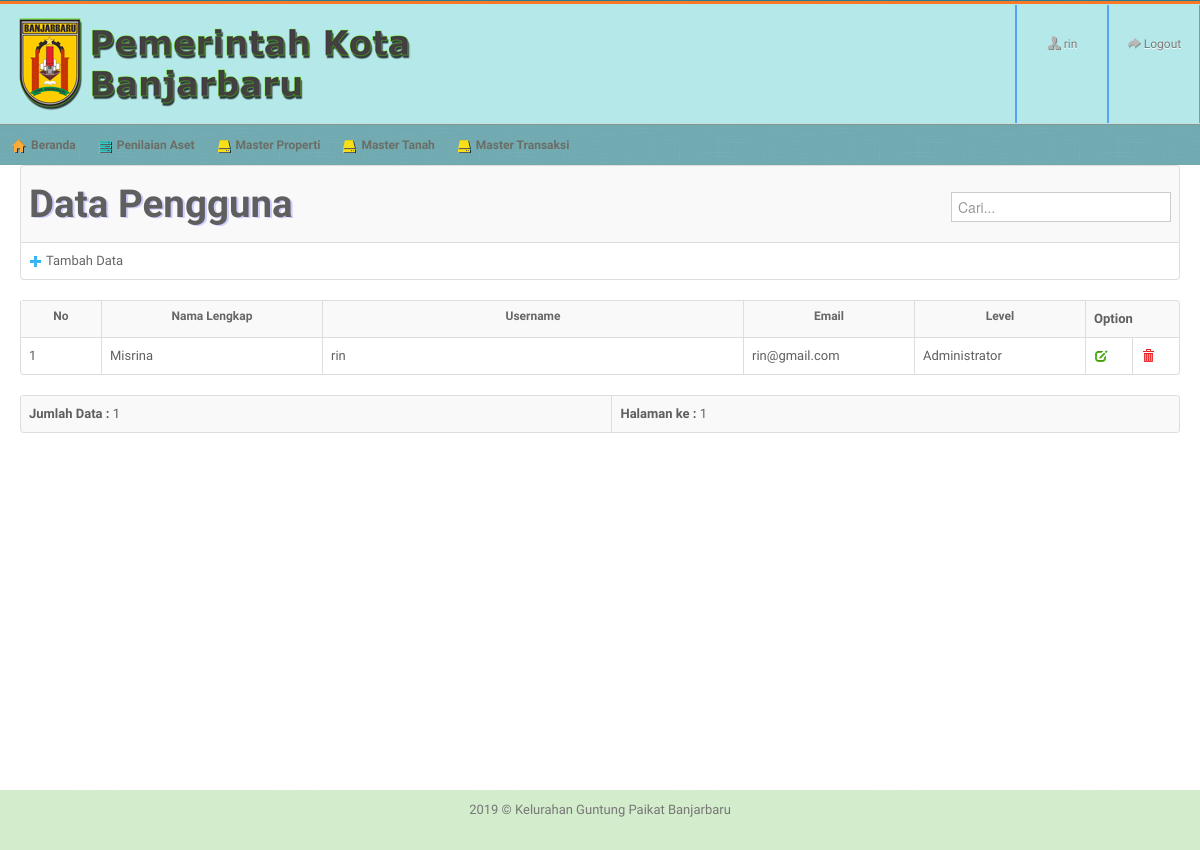
The page /?page=Pengguna-Data (signed in) on the database its author committed.
### tables this page shows
CREATE TABLE IF NOT EXISTS `pengguna` (
  `id` int(11) NOT NULL,
  `nama_lengkap` varchar(255) NOT NULL,
  `username` varchar(100) NOT NULL,
  `password` varchar(100) NOT NULL,
  `email` varchar(100) NOT NULL,
  `level` varchar(55) NOT NULL,
  `trip` varchar(255) NOT NULL
);

### page/mast/user_lib.php (called while the page is built, shortened)
<?php
$tableName	= "pengguna";
$isian0		= "No";
$field0		= "id";
$field1		= "nama_lengkap";
$isian1		= "Nama Lengkap";
$field2		= "username";
$isian2		= "Username";
$field4		= "email";
$isian4		= "Email";
$field5		= "level";
$isian5		= "Level";
$formName	= "Pengguna";
?>

### page/mast/user_data.php (the view, shortened to what this page needs)
<?php
include_once "lib/seslogin.php";
include_once "user_lib.php";
$row = 20;
$hal = isset($_GET['hal']) ? $_GET['hal'] : 0;
$pageSql = "SELECT * FROM ".$tableName."";
$pageQry = mysqli_query($koneksidb, $pageSql) or die ("error paging: ".mysql_error());
$jml	 = mysqli_num_rows($pageQry);
$max	 = ceil($jml/$row);
?>
<table class="table table-bordered table-striped">
  <tr>
    <td><h1><b>Data <?php echo $formName;?></b> <form class="navbar-search pull-right"  method="POST" action="?page=<?php echo $formName?>-Data">
								<input type="text" name="qcari" placeholder="Cari..." autofocus/>
  </form></h1></td>
  </tr>
  <tr>
  <td > <a class="toggle-link" href="?page=<?php echo $formName?>-Add"><i class="icon-plus"></i> Tambah Data</a>
  </td>
  </tr>
	<table class="table table-bordered table-striped">
      <tr>
        <th width="60" align="center"><strong><?php echo $isian0; ?></strong></th>
        <th width="200"><strong><?php echo $isian1; ?></strong></th>
        <th width="400"><strong><?php echo $isian2; ?></strong></th>
		<th width="150"><strong><?php echo $isian4; ?></strong></th>
		<th width="150"><strong><?php echo $isian5; ?></strong></th>
        <td colspan="2"><strong>Option</strong></td>
      </tr>
		<?php
		$mySql = $pageSql." ORDER BY ".$field1." ASC LIMIT $hal, $row";
		$myQry = mysqli_query($koneksidb, $mySql)  or die ("Query salah : ".mysqli_error($koneksidb));
		$nomor  = 1;
		while ($kolomData = mysqli_fetch_array($myQry)) {
			$Kode = $kolomData[$field0];
			if($kolomData[$field5]=='1'){$id5='Administrator';}
			elseif($kolomData[$field5]=='3'){$id5='Manajer';}
			else{$id5='Sales';}
		?>
      <tr>
        <td align="center"> <?php echo $nomor++; ?> </td>
        <td> <?php echo $kolomData[$field1]; ?> </td>
        <td> <?php echo $kolomData[$field2]; ?> </td>
		<td> <?php echo $kolomData[$field4]; ?> </td>
		<td> <?php echo $id5; ?> </td>
       <td class="cc" align="center"><a href="?page=<?php echo $formName;?>-Edit&Kode=<?php echo $Kode; ?>" target="_self"><i class="icon-edit"></i></a></td>
       <td class="cc" align="center"><a href="?page=<?php echo $formName;?>-Delete&Kode=<?php echo $Kode; ?>" onclick="return confirm('Anda Yakin menghapus Data <?php echo $formName;?> dengan Nama <?php echo $kolomData[$field1]; ?>? ')"><i class="icon-trash"></i></a></td>
      </tr>
      <?php } ?>
    </table>
	<table class="table table-bordered table-striped">
  <tr>
    <td><strong>Jumlah Data :</strong> <?php echo $jml; ?> </td>
    <td align="right"><b>Halaman ke :</b>
	<?php
	for ($h = 1; $h <= $max; $h++) {
		$list[$h] = $row * $h - $row;
		echo " <a href='?page=".$formName."-Data&hal=$list[$h]'>$h</a> ";
	}
	?>	</td>
  </tr>
</table>

### css/maruti-style.css (style rules this page uses)
* { outline:none !important; -moz-outline: none !important; }
body { overflow-x: hidden; margin-top: -9px; font-family: 'Play', Tahoma; }
#content h1 { text-shadow: 2px 1px #cdcdff; }
.widget-title, .modal-header, .table th, div.dataTables_wrapper .ui-widget-header { background-color: #efefef; border-bottom: 1px solid #CDCDCD; height: 36px; }
.table th { height: auto; font-size: 12px; padding: 5px 10px 2px; border-bottom: 0; text-align: center; color: #666666; }
form { margin-bottom: 0; }

### css/maruti-media.css (style rules this page uses)
body { background:url(../images/backgrounds/blue.jpg) repeat; }

### rows shown on the page
pengguna: nama_lengkap "Misrina", username "rin", email "rin@gmail.com", level "Administrator"

### other values the page prints
$_SESSION['SES_LOGIN'] "rin"
$formName "Pengguna"
$isian0 "No"
$isian1 "Nama Lengkap"
$isian2 "Username"
$isian4 "Email"
$isian5 "Level"
$jml "1"
